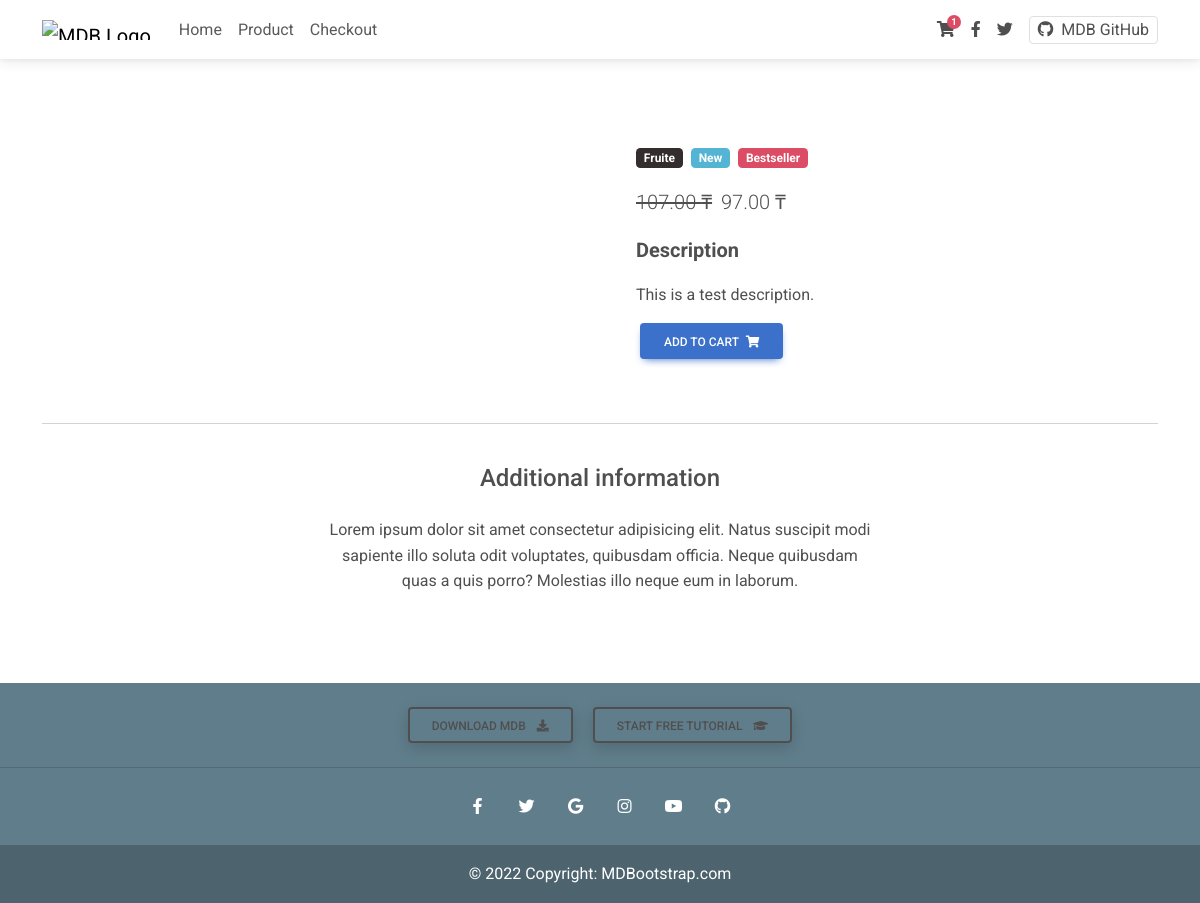
The app's page /product/test-product-1/ with its own data.
### djecommerce/models.py (models this page shows, shortened)
class Item(models.Model):
    title = models.CharField(max_length=100)
    title_full = models.CharField(max_length=8128)
    price = models.DecimalField(max_digits=10, decimal_places=2, default=0)
    discount_price = models.DecimalField(max_digits=10, decimal_places=2,blank=True, null=True)
    category = models.CharField(choices=CATEGORY_CHOICES, max_length=2)
    label = models.CharField(choices=LABEL_CHOICES, max_length=1)
    imgsrc = models.CharField(max_length=8128)
    slug = models.SlugField()
    description = models.TextField()

### djecommerce/views.py (the view)
# urls.py: path('product/<slug>/', ItemDetailView.as_view(), name='product'),
class ItemDetailView(DetailView):
    model = Item
    template_name = "product-page.html"

### djecommerce/templates/product-page.html (shortened to what this page needs)
{% load static %}
<!DOCTYPE html>
<html lang="en">
<head>
    <link rel="stylesheet" href="https://use.fontawesome.com/releases/v5.11.2/css/all.css" />
    <link rel="stylesheet" href="{% static 'css/mdb.min.css' %}" />
    <link rel="stylesheet" href="{% static 'css/product-style.css' %}" />
</head>
<body>
<nav class="navbar fixed-top navbar-expand-lg navbar-light bg-white">
    <div class="container">
        <div class="collapse navbar-collapse" id="navbarSupportedContent1">
            <a class="navbar-brand mt-2 mt-sm-0" href="https://mdbootstrap.com/">
                <img src="https://mdbcdn.b-cdn.net/img/logo/mdb-transaprent-noshadows.webp" height="20" alt="MDB Logo" loading="lazy" />
            </a>
            <ul class="navbar-nav me-auto mb-2 mb-lg-0">
                <li class="nav-item active">
                    <a class="nav-link" href="{% url 'core:home' %}">Home</a>
                </li>
                <li class="nav-item">
                    <a class="nav-link" href="">Product</a>
                  </li>
                  <li class="nav-item">
                    <a class="nav-link" href="{% url 'core:checkout' %}">Checkout</a>
                  </li>
            </ul>
        </div>
        <div class="d-flex align-items-center">
            <a class="nav-link me-3" href="#">
                <i class="fas fa-shopping-cart"></i>
                <span class="badge rounded-pill badge-notification bg-danger">1</span>
            </a>
            <a class="nav-link me-3" href="#">
                <i class="fab fa-facebook-f"></i>
            </a>
            <a class="nav-link me-3" href="#">
                <i class="fab fa-twitter"></i>
            </a>
            <a href="https://github.com/mdbootstrap/bootstrap-material-design" class="border rounded px-2 nav-link" target="_blank"> <i class="fab fa-github me-2"></i>MDB GitHub </a>
        </div>
    </div>
</nav>
<main class="mt-5 pt-4">
    <div class="container mt-5">
        <div class="row">
            <div class="col-md-6 mb-4">
            </div>
            <div class="col-md-6 mb-4">
                <div class="p-4">
                    <div class="mb-3">
                        <a href="">
                            <span class="badge bg-dark me-1">{{ object.get_category_display }}</span>
                        </a>
                        <a href="">
                            <span class="badge bg-info me-1">New</span>
                        </a>
                        <a href="">
                            <span class="badge bg-danger me-1">Bestseller</span>
                        </a>
                    </div>
                    <p class="lead">
                        {% if object.discount_price %}
                        <span class="me-1">
                            <del>{{ object.price }} ₸</del>
                        </span>
                        <span>{{ object.discount_price }} ₸</span>
                        {% else %}
                        <span>{{ object.price }} ₸</span>
                        {% endif %}
                    </p>
                    <strong><p style="font-size: 20px;">Description</p></strong>
                    <p>{{ object.description }}</p>
                    <a href="object.get_add_to_cart_url" class="btn btn-primary ms-1">
                        Add to cart
                        <i class="fas fa-shopping-cart ms-1"></i>
                    </a>
                </div>
            </div>
        </div>
        <hr />
        <div class="row d-flex justify-content-center">
            <div class="col-md-6 text-center">
                <h4 class="my-4 h4">Additional information</h4>
                <p>Lorem ipsum dolor sit amet consectetur adipisicing elit. Natus suscipit modi sapiente illo soluta odit voluptates, quibusdam officia. Neque quibusdam quas a quis porro? Molestias illo neque eum in laborum.</p>
            </div>
        </div>
        <div class="row">
            <div class="col-lg-4 col-md-12 mb-4">
            </div>
            <div class="col-lg-4 col-md-6 mb-4">
            </div>
            <div class="col-lg-4 col-md-6 mb-4">
            </div>
        </div>
    </div>
</main>
<footer class="text-center text-white mt-4" style="background-color: #607d8b;">
    <div class="pt-4 pb-2">
        <a class="btn btn-outline-white footer-cta mx-2" style="box-shadow: rgba(0, 0, 0, 0.15) 0px 5px 15px;" href="https://mdbootstrap.com/docs/jquery/getting-started/download/" target="_blank" role="button">
            Download MDB
            <i class="fas fa-download ms-2"></i>
        </a>
        <a class="btn btn-outline-white footer-cta mx-2" style="box-shadow: rgba(0, 0, 0, 0.15) 0px 5px 15px;" href="https://mdbootstrap.com/education/bootstrap/" target="_blank" role="button">
            Start free tutorial
            <i class="fas fa-graduation-cap ms-2"></i>
        </a>
    </div>
    <hr class="text-dark" />
    <div class="container">
        <section class="mb-3">
            <a class="btn-link btn-floating btn-lg text-white" href="#!" role="button" data-mdb-ripple-color="dark"><i class="fab fa-facebook-f"></i></a>
            <a class="btn-link btn-floating btn-lg text-white" href="#!" role="button" data-mdb-ripple-color="dark"><i class="fab fa-twitter"></i></a>
            <a class="btn-link btn-floating btn-lg text-white" href="#!" role="button" data-mdb-ripple-color="dark"><i class="fab fa-google"></i></a>
            <a class="btn-link btn-floating btn-lg text-white" href="#!" role="button" data-mdb-ripple-color="dark"><i class="fab fa-instagram"></i></a>
            <a class="btn-link btn-floating btn-lg text-white" href="#!" role="button" data-mdb-ripple-color="dark"><i class="fab fa-youtube"></i></a>
            <a class="btn-link btn-floating btn-lg text-white" href="#!" role="button" data-mdb-ripple-color="dark"><i class="fab fa-github"></i></a>
        </section>
    </div>
    <div class="text-center p-3" style="background-color: rgba(0, 0, 0, 0.2); text-color: #e0e0e0;">
        © 2022 Copyright:
        <a class="text-white" href="https://mdbootstrap.com/">MDBootstrap.com</a>
    </div>
</footer>
</body>
</html>

### records on screen
Item: category "Fruite", price "107.00", discount_price "97.00", description "This is a test description."
